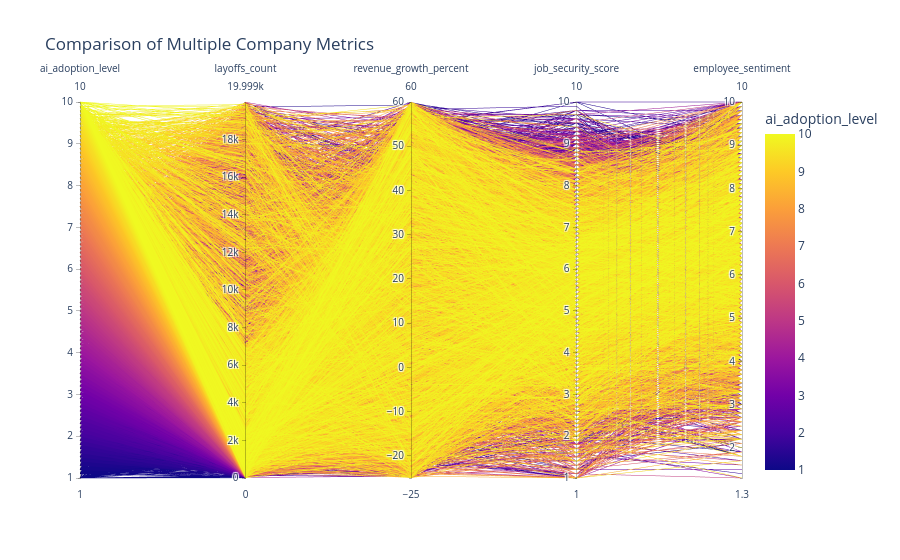

Source (notebook cell):
### Markdown cell above
### 6. Bubble Chart (4 Variables)
Variables:
- AI Adoption
- Layoffs
- Revenue Growth
- Job Security
- Employee Sentiment

### Code cell
import plotly.express as px

fig = px.parallel_coordinates(
    df,
    dimensions=[
        "ai_adoption_level",
        "layoffs_count",
        "revenue_growth_percent",
        "job_security_score",
        "employee_sentiment"
    ],
    color="ai_adoption_level",
    title="Comparison of Multiple Company Metrics"
)

fig.show()

### Figure 1 — Plotly figure (JSON) as saved in the notebook; plotly's stock layout.template omitted (floating-point values rounded to 4 significant figures; data arrays with more than 128 entries replaced by an {"elided": "..."} marker saying what was removed)
{"data": [{"dimensions": [{"label": "ai_adoption_level", "values": {"elided": "12000 float values"}}, {"label": "layoffs_count", "values": {"elided": "12000 int values"}}, {"label": "revenue_growth_percent", "values": {"elided": "12000 float values"}}, {"label": "job_security_score", "values": {"elided": "12000 float values"}}, {"label": "employee_sentiment", "values": {"elided": "12000 float values"}}], "domain": {"x": [0, 1], "y": [0, 1]}, "line": {"color": {"elided": "12000 float values"}, "coloraxis": "coloraxis"}, "name": "", "type": "parcoords"}], "layout": {"coloraxis": {"colorbar": {"title": {"text": "ai_adoption_level"}}, "colorscale": [[0, "#0d0887"], [0.1111, "#46039f"], [0.2222, "#7201a8"], [0.3333, "#9c179e"], [0.4444, "#bd3786"], [0.5556, "#d8576b"], [0.6667, "#ed7953"], [0.7778, "#fb9f3a"], [0.8889, "#fdca26"], [1, "#f0f921"]]}, "legend": {"tracegroupgap": 0}, "title": {"text": "Comparison of Multiple Company Metrics"}}}
